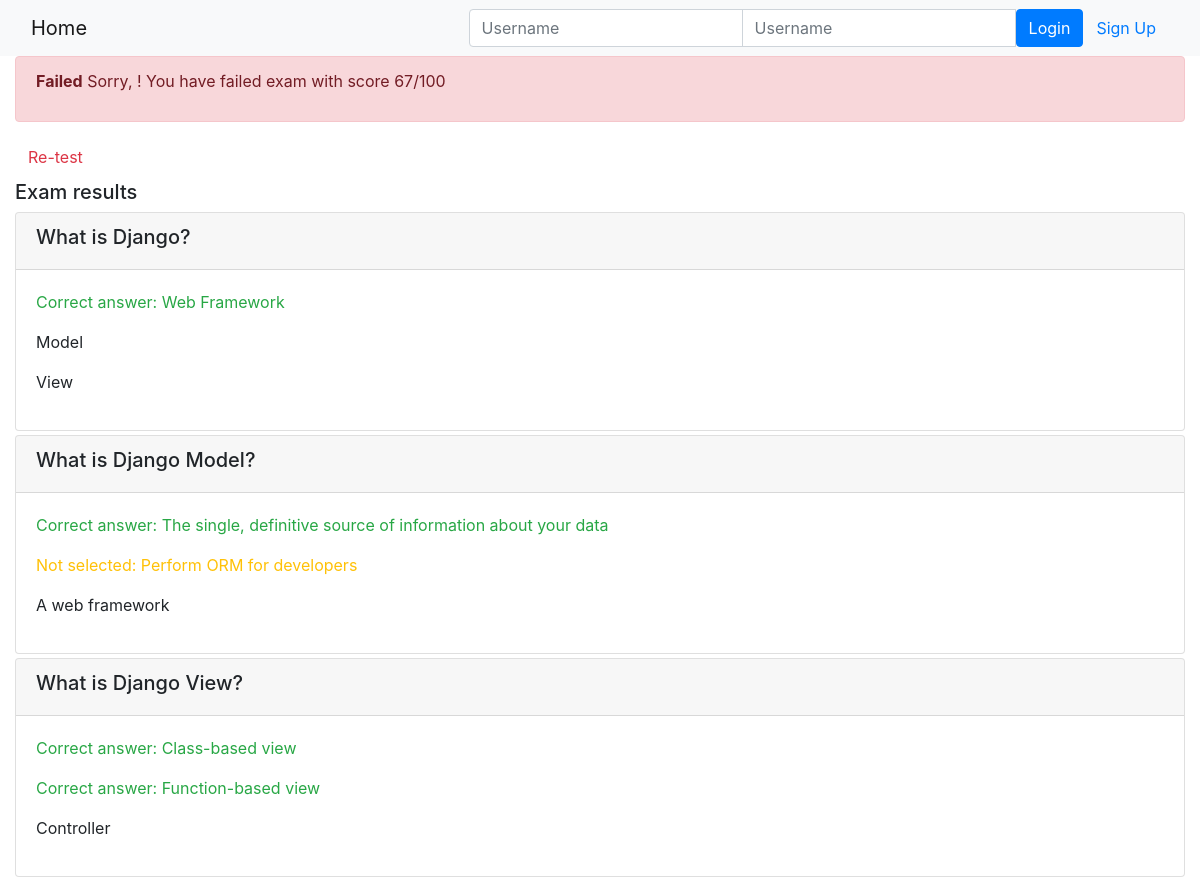
Page /onlinecourse/course/1/submission/1/result/ on the committed database.
### onlinecourse/models.py (models this page shows)
class Question(models.Model):
    content = models.CharField(max_length=200, default="content")
    course = models.ForeignKey(Course, on_delete=models.CASCADE, null=True)
    grade = models.IntegerField(default=0)
    def is_get_score(self, selected_ids):
       all_answers = self.choice_set.filter(is_correct=True).count()
       selected_correct = self.choice_set.filter(is_correct=True, id__in=selected_ids).count()
       if all_answers == selected_correct:
           return True
       else:
           return False

class Choice(models.Model):
    question = models.ForeignKey(Question, on_delete=models.CASCADE)
    content = models.CharField(max_length=200, default="content")
    is_correct = models.BooleanField(default=False)

### onlinecourse/views.py (the view)
# urls.py: path('course/<int:course_id>/submission/<int:submission_id>/result/', views.show_exam_result, name='show_exam_result'),
def show_exam_result(request, course_id, submission_id):
    context = {}
    course = get_object_or_404(Course, pk=course_id)
    submission = get_object_or_404(Submission, pk=submission_id)
    choices = submission.choices.all()
    grade = 0
    totalq = course.question_set.count()
    selected_ids = []
    valid_choice_ids = []
    for question in course.question_set.all():
        for choice in question.choice_set.all():
            valid_choice_ids.append(choice.id)
    for choice in choices:
        selected_ids.append(choice.id)
        is_valid = choice.question.is_get_score(selected_ids)
        if is_valid:
             grade += 1
    context['grade'] = "{0:.0f}".format(grade / totalq * 100)
    context['course'] = course
    context['submission'] = submission
    context['selected_choice_ids'] = selected_ids
    context['valid_choice_ids'] = valid_choice_ids
    return render(request, 'onlinecourse/exam_result_bootstrap.html', context)

### onlinecourse/templates/onlinecourse/exam_result_bootstrap.html (shortened to what this page needs)
<!DOCTYPE html>
<html lang="en">
<head>
    {% load static %}
    <link rel="stylesheet" href="https://maxcdn.bootstrapcdn.com/bootstrap/4.5.2/css/bootstrap.min.css">
</head>
<body>
 <nav class="navbar navbar-light bg-light">
    <div class="container-fluid">
        <div class="navbar-header">
              <a class="navbar-brand" href="{% url 'onlinecourse:index' %}">Home</a>
        </div>
        <ul class="nav navbar-nav navbar-right">
            {% if user.is_authenticated %}
            <li>
                <a class="btn btn-link" href="#">{{ user.first_name }}({{ user.username }})</a>
                <a class="btn btn-link" href="{% url 'onlinecourse:logout' %}">Logout</a>
            </li>
            {% else %}
            <li>
                <form class="form-inline" action="{% url 'onlinecourse:login' %}" method="post">
                    <div class="input-group">
                        <input type="text" class="form-control" placeholder="Username" name="username" >
                        <input type="password" class="form-control" placeholder="Username" name="psw" >
                        <button class="btn btn-primary" type="submit">Login</button>
                        <a class="btn btn-link" href="{% url 'onlinecourse:registration' %}">Sign Up</a>
                    </div>
                </form>
            </li>
            {% endif %}
        </ul>
    </div>
</nav>
<div class="container-fluid">
    {% if grade > 80 %}
        <div class="alert alert-success">
        <p><b>Congratulation, {{user.username}}!</b> You have passed the exam and completed the course with score {{grade}}/100 </p>
        </div>
    {% else %}
        <div class="alert alert-danger">
            <p><b>Failed</b> Sorry, {{user.username}}! You have failed exam with score {{grade}}/100</p>
        </div>
        <a class="btn btn-link text-danger" href="{% url 'onlinecourse:course_details' course.id %}">Re-test</a>
        {% endif %}
        <div class="card-columns-vertical mt-1">
        <h5 class="">Exam results</h5>
            {% for question in course.question_set.all %}
            <div class="card mt-1">
                <div class="card-header"><h5>{{ question.content}}</h5></div>
                <div class="card-body">
                    {% for choice in question.choice_set.all %}
                        {% if choice.is_correct %}
                            {% if choice.id in selected_choice_ids %}
                                <p class="text-success">Correct answer: {{choice.content}}</p>
                            {% else %}
                                <p class="text-warning">Not selected: {{choice.content}}</p>
                            {% endif %}
                        {% else %}
                            <p class="">{{choice.content}}</p>
                        {% endif %}
                    {% endfor %}
                </div>
            </div>
            {% endfor %}
    </div>
</body>
</html>

### rows in the picture
Question: content "What is Django?"
Choice: content "Web Framework"
Choice: content "Model"
Choice: content "View"
Question: content "What is Django Model?"
Choice: content "The single, definitive source of information about your data"
Choice: content "Perform ORM for developers"
Choice: content "A web framework"
Question: content "What is Django View?"
Choice: content "Class-based view"
Choice: content "Function-based view"
Choice: content "Controller"

### other values in the picture
{{ grade }} "67"
